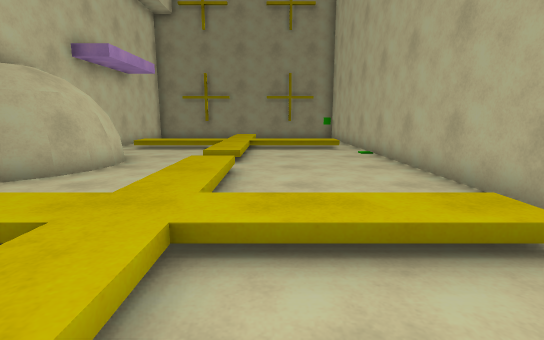
view 1 (above)

12 first-person views from a walk through a 3-D level made in the Unity game engine. The camera is 1.2 m above the floor, tilts 10° down and sees 85° across. The floor is counted in squares, 1 m on a side. Each view is taken from the middle of a square. On the plan, view 1 faces up. The plan holds only what a view shows up to about 13 squares ahead; the rest is blank. The player character is not drawn.

view 2
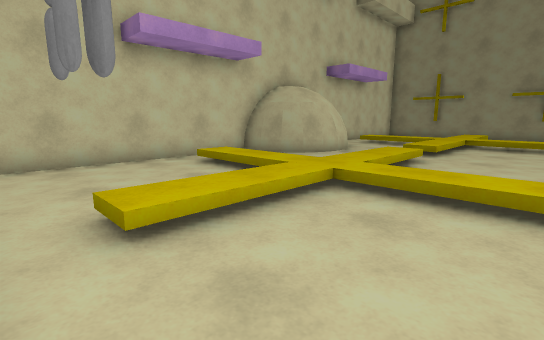

view 3
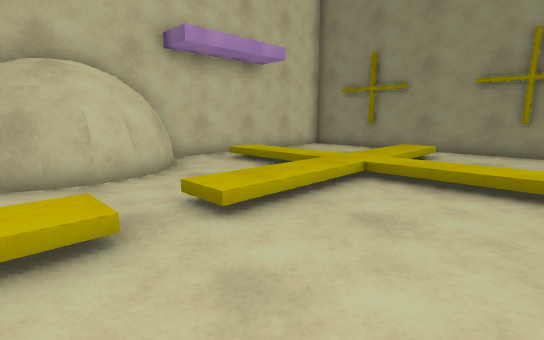

view 4
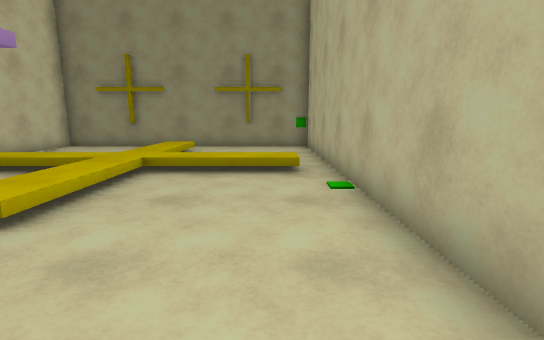

view 5
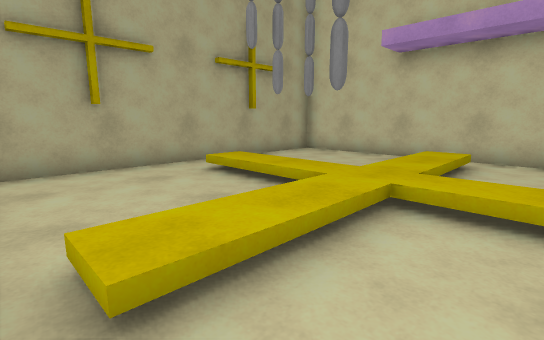

view 6
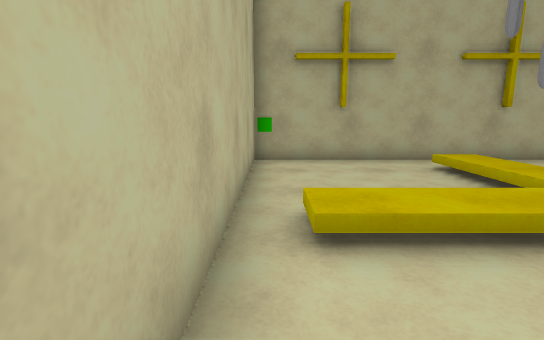

view 7
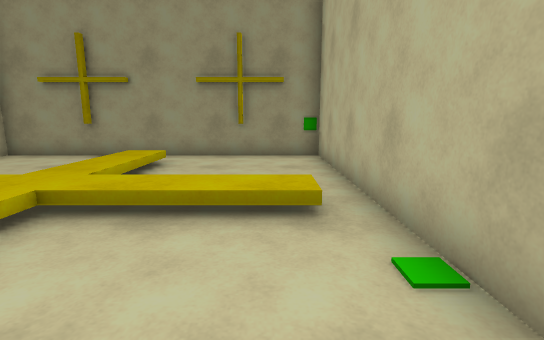

view 8
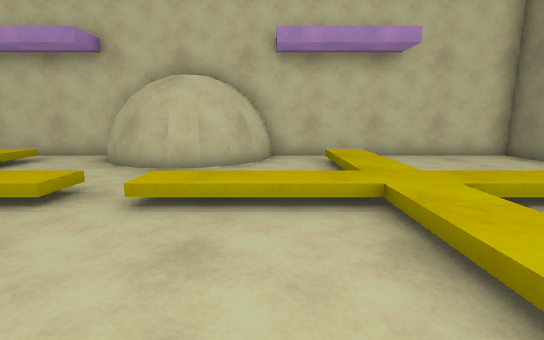

view 9
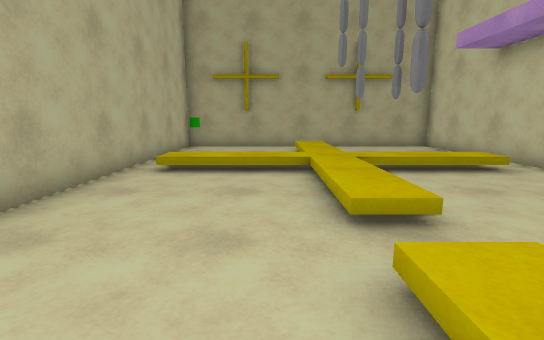

view 10
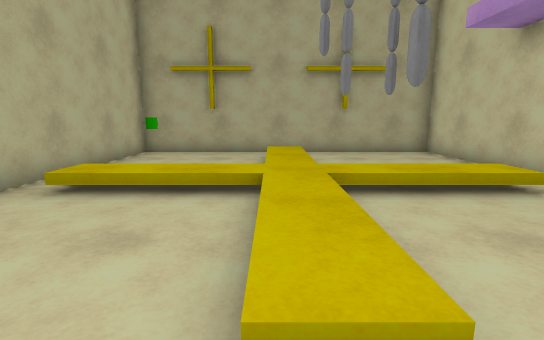

view 11
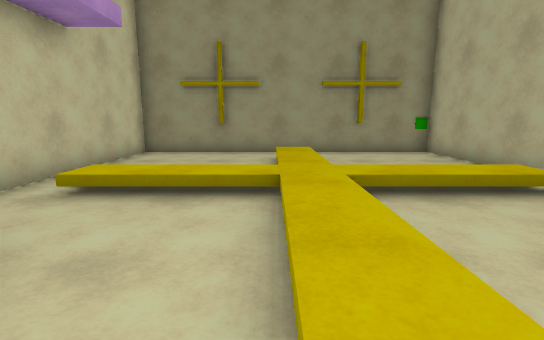

view 12
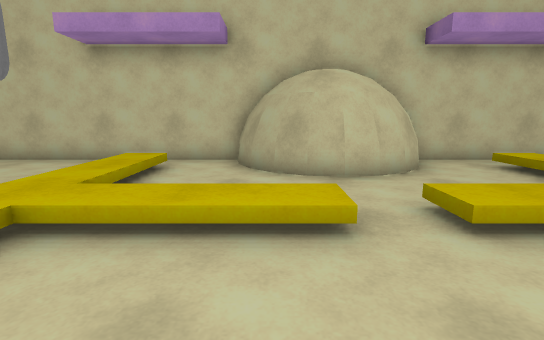

### Floor plan
Key: @ floor where view 1 was taken; # wall or solid block; . main floor; : floor 0.25 m higher than the main floor; / step, stairs or slope.
Columns run from 7 left of view 1 to 4 right of it. Each row starts with its distance up from view 1.
 18 ############
 17 #..........#
 16 #....//....#
 15 #....//....#
 14 #....//....#
 13 #....//....#
 12 #.::::::::.#
 11 #....//....#
 10 ##...//....#
  9 ###..//....#
  8   ##.//....#
  7   ##.//....#
  6 ###..//....#
  5 ##...//....#
  4 #....//....#
  3 #.::::::::.#
  2 #....//....#
  1 #....//....#
  0 #....//@...#
 -1 #....//....#
 -2 #..........#
 -3 ############

Positions as (right, up) in squares from view 1, and headings:
1: (0, 0), facing up
2: (2, -2), facing up-left
3: (2, 6), facing up-left
4: (2, 5), facing up
5: (3, 5), facing down-left
6: (3, 6), facing down
7: (2, 8), facing up
8: (3, 10), facing left
9: (0, 10), facing down
10: (-1, 8), facing down
11: (-2, 7), facing up
12: (2, 6), facing left
